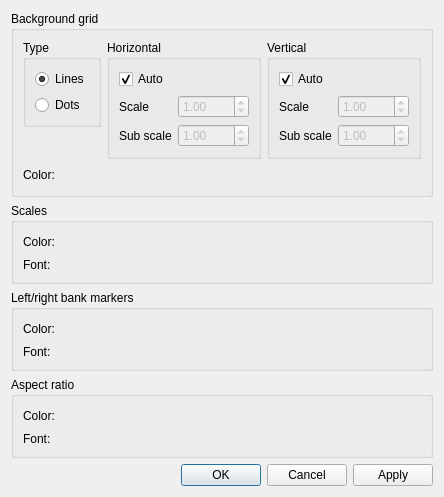
<?xml version="1.0" encoding="UTF-8"?>
<ui version="4.0">
 <class>AbstractCrosssectionWindow_DisplaySettingDialog</class>
 <widget class="QDialog" name="AbstractCrosssectionWindow_DisplaySettingDialog">
  <property name="geometry">
   <rect>
    <x>0</x>
    <y>0</y>
    <width>402</width>
    <height>453</height>
   </rect>
  </property>
  <property name="windowTitle">
   <string>Grid Crosssection Window Display Setting</string>
  </property>
  <layout class="QVBoxLayout" name="verticalLayout_6">
   <item>
    <layout class="QHBoxLayout" name="horizontalLayout_6">
     <item>
      <widget class="QGroupBox" name="bgGridGroupBox">
       <property name="title">
        <string>Background grid</string>
       </property>
       <layout class="QVBoxLayout" name="verticalLayout_5">
        <item>
         <layout class="QHBoxLayout" name="horizontalLayout_2">
          <item>
           <layout class="QVBoxLayout" name="verticalLayout_4">
            <item>
             <widget class="QGroupBox" name="typeGroupBox">
              <property name="title">
               <string>Type</string>
              </property>
              <layout class="QVBoxLayout" name="verticalLayout">
               <item>
                <widget class="QRadioButton" name="bgLinesRadioButton">
                 <property name="text">
                  <string>Lines</string>
                 </property>
                 <property name="checked">
                  <bool>true</bool>
                 </property>
                </widget>
               </item>
               <item>
                <widget class="QRadioButton" name="bgDotsRadioButton">
                 <property name="text">
                  <string>Dots</string>
                 </property>
                </widget>
               </item>
              </layout>
             </widget>
            </item>
            <item>
             <spacer name="verticalSpacer">
              <property name="orientation">
               <enum>Qt::Vertical</enum>
              </property>
              <property name="sizeHint" stdset="0">
               <size>
                <width>20</width>
                <height>13</height>
               </size>
              </property>
             </spacer>
            </item>
           </layout>
          </item>
          <item>
           <widget class="QGroupBox" name="horizontalGroupBox">
            <property name="title">
             <string>Horizontal</string>
            </property>
            <layout class="QVBoxLayout" name="verticalLayout_2">
             <item>
              <widget class="QCheckBox" name="horizontalAutoCheckBox">
               <property name="text">
                <string>Auto</string>
               </property>
               <property name="checked">
                <bool>true</bool>
               </property>
              </widget>
             </item>
             <item>
              <layout class="QGridLayout" name="gridLayout">
               <item row="0" column="0">
                <widget class="QLabel" name="horizontalScaleLabel">
                 <property name="text">
                  <string>Scale</string>
                 </property>
                </widget>
               </item>
               <item row="0" column="1">
                <widget class="QDoubleSpinBox" name="horizontalScaleSpinBox">
                 <property name="enabled">
                  <bool>false</bool>
                 </property>
                 <property name="minimum">
                  <double>0.010000000000000</double>
                 </property>
                 <property name="maximum">
                  <double>1000.000000000000000</double>
                 </property>
                 <property name="value">
                  <double>1.000000000000000</double>
                 </property>
                </widget>
               </item>
               <item row="1" column="0">
                <widget class="QLabel" name="horizontalSubScaleLabel">
                 <property name="text">
                  <string>Sub scale</string>
                 </property>
                </widget>
               </item>
               <item row="1" column="1">
                <widget class="QDoubleSpinBox" name="horizontalSubScaleSpinBox">
                 <property name="enabled">
                  <bool>false</bool>
                 </property>
                 <property name="minimum">
                  <double>0.010000000000000</double>
                 </property>
                 <property name="maximum">
                  <double>1000.000000000000000</double>
                 </property>
                 <property name="value">
                  <double>1.000000000000000</double>
                 </property>
                </widget>
               </item>
              </layout>
             </item>
            </layout>
           </widget>
          </item>
          <item>
           <widget class="QGroupBox" name="horizontalGroupBox_2">
            <property name="title">
             <string>Vertical</string>
            </property>
            <layout class="QVBoxLayout" name="verticalLayout_3">
             <item>
              <widget class="QCheckBox" name="verticalAutoCheckBox">
               <property name="text">
                <string>Auto</string>
               </property>
               <property name="checked">
                <bool>true</bool>
               </property>
              </widget>
             </item>
             <item>
              <layout class="QGridLayout" name="gridLayout_2">
               <item row="0" column="0">
                <widget class="QLabel" name="verticalScaleLabel">
                 <property name="text">
                  <string>Scale</string>
                 </property>
                </widget>
               </item>
               <item row="0" column="1">
                <widget class="QDoubleSpinBox" name="verticalScaleSpinBox">
                 <property name="enabled">
                  <bool>false</bool>
                 </property>
                 <property name="minimum">
                  <double>0.010000000000000</double>
                 </property>
                 <property name="maximum">
                  <double>1000.000000000000000</double>
                 </property>
                 <property name="value">
                  <double>1.000000000000000</double>
                 </property>
                </widget>
               </item>
               <item row="1" column="0">
                <widget class="QLabel" name="verticalSubScaleLabel">
                 <property name="text">
                  <string>Sub scale</string>
                 </property>
                </widget>
               </item>
               <item row="1" column="1">
                <widget class="QDoubleSpinBox" name="verticalSubScaleSpinBox">
                 <property name="enabled">
                  <bool>false</bool>
                 </property>
                 <property name="minimum">
                  <double>0.010000000000000</double>
                 </property>
                 <property name="maximum">
                  <double>1000.000000000000000</double>
                 </property>
                 <property name="value">
                  <double>1.000000000000000</double>
                 </property>
                </widget>
               </item>
              </layout>
             </item>
            </layout>
           </widget>
          </item>
         </layout>
        </item>
        <item>
         <layout class="QHBoxLayout" name="horizontalLayout">
          <item>
           <widget class="QLabel" name="gridColorLabel">
            <property name="text">
             <string>Color:</string>
            </property>
           </widget>
          </item>
          <item>
           <widget class="ColorEditWidget" name="gridColorWidget">
            <property name="text">
             <string/>
            </property>
           </widget>
          </item>
          <item>
           <spacer name="horizontalSpacer">
            <property name="orientation">
             <enum>Qt::Horizontal</enum>
            </property>
            <property name="sizeHint" stdset="0">
             <size>
              <width>40</width>
              <height>20</height>
             </size>
            </property>
           </spacer>
          </item>
         </layout>
        </item>
       </layout>
      </widget>
     </item>
    </layout>
   </item>
   <item>
    <widget class="QGroupBox" name="distanceMakersGroupBox">
     <property name="title">
      <string>Scales</string>
     </property>
     <layout class="QGridLayout" name="gridLayout_4">
      <item row="0" column="0">
       <widget class="QLabel" name="distanceMarkersColorLabel">
        <property name="text">
         <string>Color:</string>
        </property>
       </widget>
      </item>
      <item row="0" column="1">
       <layout class="QHBoxLayout" name="horizontalLayout_4">
        <item>
         <widget class="ColorEditWidget" name="distanceMarkersColorWidget">
          <property name="text">
           <string/>
          </property>
         </widget>
        </item>
        <item>
         <spacer name="horizontalSpacer_3">
          <property name="orientation">
           <enum>Qt::Horizontal</enum>
          </property>
          <property name="sizeHint" stdset="0">
           <size>
            <width>18</width>
            <height>20</height>
           </size>
          </property>
         </spacer>
        </item>
       </layout>
      </item>
      <item row="1" column="0">
       <widget class="QLabel" name="distanceMarkersFontLabel">
        <property name="text">
         <string>Font:</string>
        </property>
       </widget>
      </item>
      <item row="1" column="1">
       <widget class="QFontEditWidget" name="distanceMarkersFontWidget" native="true"/>
      </item>
     </layout>
    </widget>
   </item>
   <item>
    <widget class="QGroupBox" name="lbBankMakersGroupBox">
     <property name="title">
      <string>Left/right bank markers</string>
     </property>
     <layout class="QGridLayout" name="gridLayout_5">
      <item row="0" column="0">
       <widget class="QLabel" name="lbBankMakersColorLabel">
        <property name="text">
         <string>Color:</string>
        </property>
       </widget>
      </item>
      <item row="0" column="1">
       <layout class="QHBoxLayout" name="horizontalLayout_5">
        <item>
         <widget class="ColorEditWidget" name="lbBankMakersColorWidget">
          <property name="text">
           <string/>
          </property>
         </widget>
        </item>
        <item>
         <spacer name="horizontalSpacer_4">
          <property name="orientation">
           <enum>Qt::Horizontal</enum>
          </property>
          <property name="sizeHint" stdset="0">
           <size>
            <width>18</width>
            <height>20</height>
           </size>
          </property>
         </spacer>
        </item>
       </layout>
      </item>
      <item row="1" column="0">
       <widget class="QLabel" name="lbBankMakersFontLabel">
        <property name="text">
         <string>Font:</string>
        </property>
       </widget>
      </item>
      <item row="1" column="1">
       <widget class="QFontEditWidget" name="lbBankMakersFontWidget" native="true"/>
      </item>
     </layout>
    </widget>
   </item>
   <item>
    <widget class="QGroupBox" name="aspectRatioGroupBox">
     <property name="title">
      <string>Aspect ratio</string>
     </property>
     <layout class="QGridLayout" name="gridLayout_3">
      <item row="0" column="0">
       <widget class="QLabel" name="aspectRatioColorLabel">
        <property name="text">
         <string>Color:</string>
        </property>
       </widget>
      </item>
      <item row="0" column="1">
       <layout class="QHBoxLayout" name="horizontalLayout_3">
        <item>
         <widget class="ColorEditWidget" name="aspectRatioColorWidget">
          <property name="text">
           <string/>
          </property>
         </widget>
        </item>
        <item>
         <spacer name="horizontalSpacer_2">
          <property name="orientation">
           <enum>Qt::Horizontal</enum>
          </property>
          <property name="sizeHint" stdset="0">
           <size>
            <width>18</width>
            <height>20</height>
           </size>
          </property>
         </spacer>
        </item>
       </layout>
      </item>
      <item row="1" column="0">
       <widget class="QLabel" name="aspectRatioFontLabel">
        <property name="text">
         <string>Font:</string>
        </property>
       </widget>
      </item>
      <item row="1" column="1">
       <widget class="QFontEditWidget" name="aspectRatioFontWidget" native="true"/>
      </item>
     </layout>
    </widget>
   </item>
   <item>
    <spacer name="verticalSpacer_2">
     <property name="orientation">
      <enum>Qt::Vertical</enum>
     </property>
     <property name="sizeHint" stdset="0">
      <size>
       <width>18</width>
       <height>7</height>
      </size>
     </property>
    </spacer>
   </item>
   <item>
    <widget class="QDialogButtonBox" name="buttonBox">
     <property name="orientation">
      <enum>Qt::Horizontal</enum>
     </property>
     <property name="standardButtons">
      <set>QDialogButtonBox::Apply|QDialogButtonBox::Cancel|QDialogButtonBox::Ok</set>
     </property>
    </widget>
   </item>
  </layout>
 </widget>
 <customwidgets>
  <customwidget>
   <class>ColorEditWidget</class>
   <extends>QLabel</extends>
   <header>guibase/widget/coloreditwidget.h</header>
   <container>1</container>
  </customwidget>
  <customwidget>
   <class>QFontEditWidget</class>
   <extends>QWidget</extends>
   <header>misc/qfonteditwidget.h</header>
   <container>1</container>
  </customwidget>
 </customwidgets>
 <resources/>
 <connections>
  <connection>
   <sender>buttonBox</sender>
   <signal>accepted()</signal>
   <receiver>AbstractCrosssectionWindow_DisplaySettingDialog</receiver>
   <slot>accept()</slot>
   <hints>
    <hint type="sourcelabel">
     <x>257</x>
     <y>443</y>
    </hint>
    <hint type="destinationlabel">
     <x>157</x>
     <y>274</y>
    </hint>
   </hints>
  </connection>
  <connection>
   <sender>buttonBox</sender>
   <signal>rejected()</signal>
   <receiver>AbstractCrosssectionWindow_DisplaySettingDialog</receiver>
   <slot>reject()</slot>
   <hints>
    <hint type="sourcelabel">
     <x>325</x>
     <y>443</y>
    </hint>
    <hint type="destinationlabel">
     <x>286</x>
     <y>274</y>
    </hint>
   </hints>
  </connection>
  <connection>
   <sender>horizontalAutoCheckBox</sender>
   <signal>toggled(bool)</signal>
   <receiver>horizontalScaleSpinBox</receiver>
   <slot>setDisabled(bool)</slot>
   <hints>
    <hint type="sourcelabel">
     <x>119</x>
     <y>65</y>
    </hint>
    <hint type="destinationlabel">
     <x>170</x>
     <y>88</y>
    </hint>
   </hints>
  </connection>
  <connection>
   <sender>horizontalAutoCheckBox</sender>
   <signal>toggled(bool)</signal>
   <receiver>horizontalSubScaleSpinBox</receiver>
   <slot>setDisabled(bool)</slot>
   <hints>
    <hint type="sourcelabel">
     <x>132</x>
     <y>63</y>
    </hint>
    <hint type="destinationlabel">
     <x>172</x>
     <y>115</y>
    </hint>
   </hints>
  </connection>
  <connection>
   <sender>verticalAutoCheckBox</sender>
   <signal>toggled(bool)</signal>
   <receiver>verticalScaleSpinBox</receiver>
   <slot>setDisabled(bool)</slot>
   <hints>
    <hint type="sourcelabel">
     <x>270</x>
     <y>61</y>
    </hint>
    <hint type="destinationlabel">
     <x>322</x>
     <y>85</y>
    </hint>
   </hints>
  </connection>
  <connection>
   <sender>verticalAutoCheckBox</sender>
   <signal>toggled(bool)</signal>
   <receiver>verticalSubScaleSpinBox</receiver>
   <slot>setDisabled(bool)</slot>
   <hints>
    <hint type="sourcelabel">
     <x>274</x>
     <y>60</y>
    </hint>
    <hint type="destinationlabel">
     <x>318</x>
     <y>113</y>
    </hint>
   </hints>
  </connection>
 </connections>
</ui>
